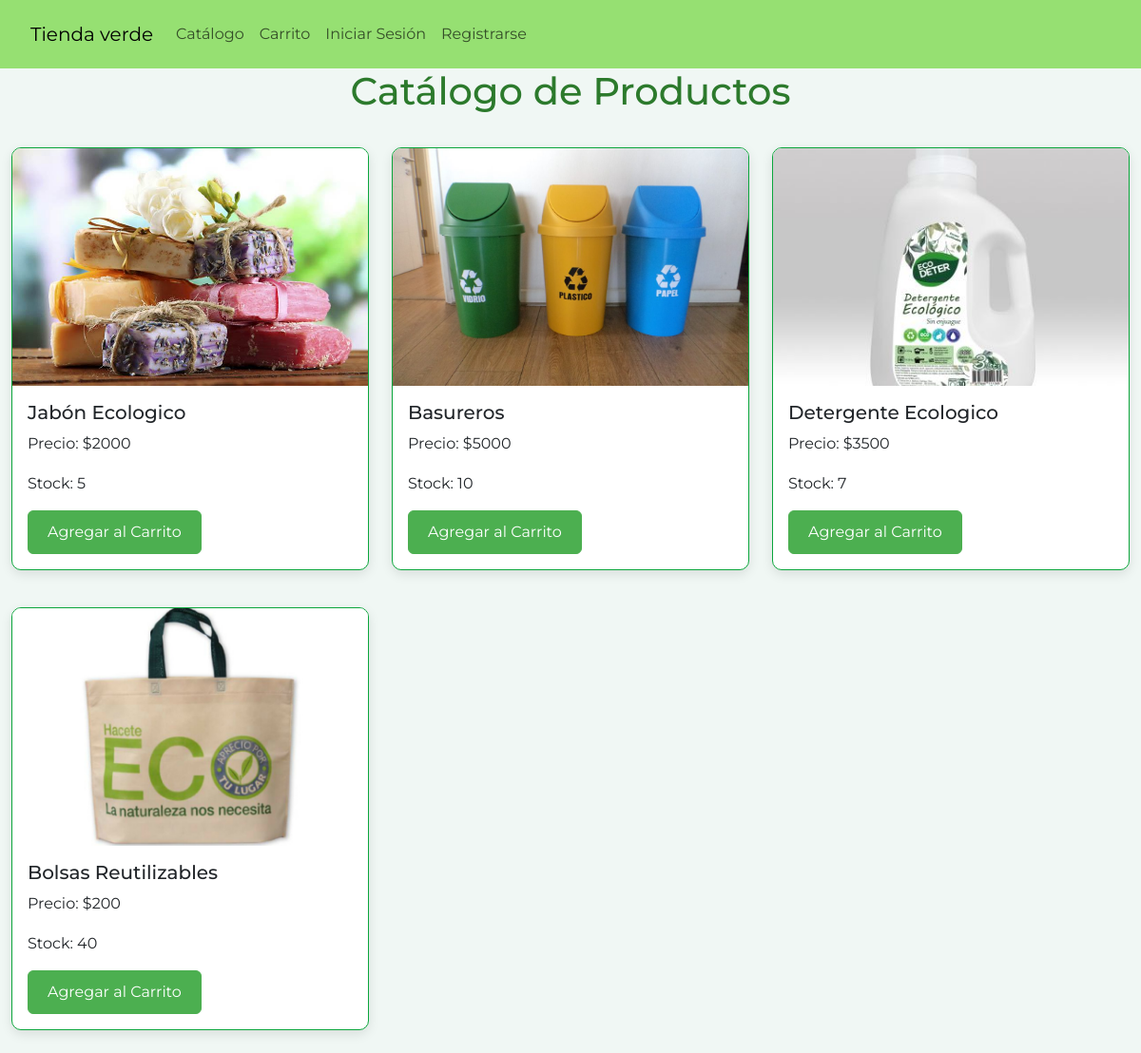
/catalogo/, run on an earlier commit of the app's database.
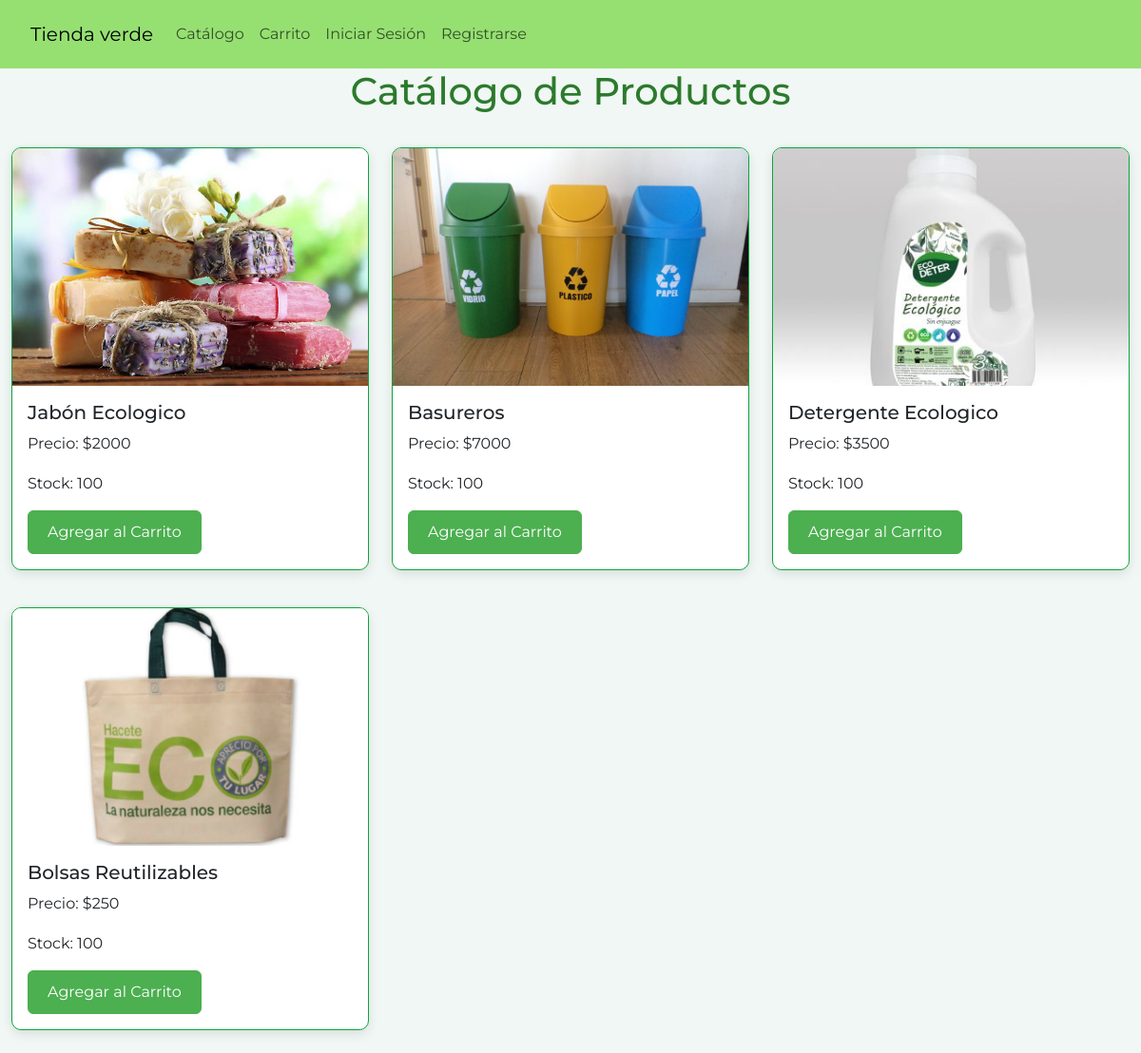
And on a later commit of the database.
### core/models.py (models this page shows, shortened)
class Producto(models.Model):
    nombre = models.CharField(max_length=20)
    valor = models.IntegerField()
    stock = models.PositiveIntegerField()
    imagen= models.ImageField(upload_to='imagenes/',null=True)

### core/views.py (the view)
# urls.py: path('catalogo/',views.catalogo,name='Catalogo_productos'),
def catalogo(request):
    productos = Producto.objects.all()
    titulo = 'Catálogo de Productos | Tienda Verde'
    data = {
        'titulo': titulo,
        'productos': productos
    }
    return render(request, 'core/catalogo.html', data)

### core/templates/core/catalogo.html
{% extends 'core/base.html' %}
{% block content %}
<h1>Catálogo de Productos</h1>
<div class="row">
    {% for producto in productos %}
    <div class="col-md-4">
        <div class="card mb-4">
            <img src="{{ producto.imagen.url }}" class="card-img-top" alt="{{ producto.nombre }}">
            <div class="card-body">
                <h5 class="card-title">{{ producto.nombre }}</h5>
                <p class="card-text">Precio: ${{ producto.valor }}</p>
                <p class="card-text">Stock: {{ producto.stock }}</p>
                <a href="{% url 'Agregar_a_carrito' producto.id %}" class="btn btn-primary">Agregar al Carrito</a>
            </div>
        </div>
    </div>
    {% empty %}
    <p>No hay productos disponibles.</p>
    {% endfor %}
</div>
{% endblock %}

What changed in the data, as far as the page shows it:
changed Producto "Jabón Ecologico": stock "5" → "100"
changed Producto "Basureros": valor "5000" → "7000"; stock "10" → "100"
changed Producto "Detergente Ecologico": stock "7" → "100"
changed Producto "Bolsas Reutilizables": valor "200" → "250"; stock "40" → "100"
